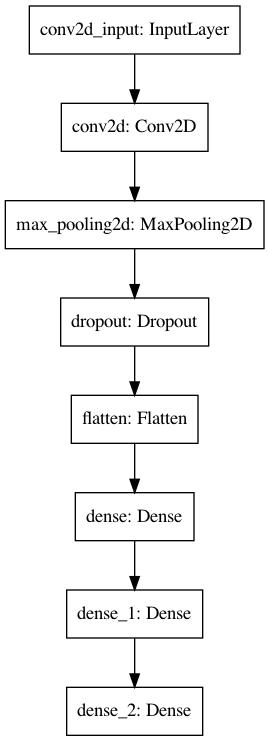

Write the Python code that produced this figure.
# -*- coding: utf-8 -*-
"""submission_3_shape_classification.ipynb

Automatically generated by Colaboratory.

Original file is located at
    https://colab.research.google.com/drive/1LSoRD8YMkh2OpzEsAcdRpxx_EdBJW7K3

# Welcome to Shape Classification

### Import all dependencies
"""

pip install pydot==1.3.0

pip install graphviz==0.10.1

import tensorflow as tf
import os
import zipfile
import matplotlib.image as mpimg
import matplotlib.pyplot as plt
from keras.utils import plot_model
from keras import callbacks
from keras.preprocessing import image
from tensorflow.keras.preprocessing.image import ImageDataGenerator

"""### Import Training data"""

DATASET_DIR = './shape-classification-dataset/shapes'

"""#### Check datasets from directory"""

os.listdir(DATASET_DIR)

"""#### Check total dataset"""

print('total circle images :', len(os.listdir(DATASET_DIR + '/circle')))
print('total square images :', len(os.listdir(DATASET_DIR + '/square')))
print('total star images :', len(os.listdir(DATASET_DIR + '/star')))
print('total triangle images :', len(os.listdir(DATASET_DIR + '/triangle')))

"""#### Example data from dataset"""

# Commented out IPython magic to ensure Python compatibility.
# %matplotlib inline
img = image.load_img(DATASET_DIR + '/circle/0.png')
imgplot = plt.imshow(img)

"""### Preprocessing

#### Image Augmentation (Rescaling and Splitting)
"""

train_dir = os.path.join(DATASET_DIR)
train_datagen = ImageDataGenerator(rescale=1./255,
    rotation_range=20,
    zoom_range=0.2,
    shear_range=0.2,
    fill_mode = 'nearest',
    validation_split=0.2) # set validation split

"""#### Generate for training and validation"""

train_generator = train_datagen.flow_from_directory(
    train_dir,
    target_size=(16, 16),
    batch_size=8,
    class_mode='categorical',
    subset='training') # set as training data
validation_generator = train_datagen.flow_from_directory(
    train_dir, # same directory as training data
    target_size=(16, 16),
    batch_size=16,
    class_mode='categorical',
    subset='validation')

"""### Create the model"""

model = tf.keras.models.Sequential([
    # Note the input shape is the desired size of the image 150x150 with 3 bytes color
    tf.keras.layers.Conv2D(4, (3,3), activation='relu', input_shape=(16, 16, 3)),
    tf.keras.layers.MaxPooling2D(2,2),
    tf.keras.layers.Dropout(0.4),  
    # Flatten the results to feed into a DNN
    tf.keras.layers.Flatten(), 
    # 512 neuron hidden layer
    tf.keras.layers.Dense(16, activation='relu'),
    tf.keras.layers.Dense(8, activation='relu'),
    # Give output of 4 labels
    tf.keras.layers.Dense(4, activation='softmax')  
])

"""##### Create the loss and optimizer function

1. Adam Optimizer => replacement optimization algorithm for stochastic gradient descent 
2. metrics to benchmark is accuracy
"""

model.compile(optimizer=tf.optimizers.Adam(),
              loss='categorical_crossentropy',
              metrics = ['accuracy'])

print(model.summary())

plot_model(model, to_file='submission_3_shape_classification.png')

"""### Create Callback"""

class myCallback(callbacks.Callback):
  def on_epoch_end(self, epoch, logs={}):
    if(logs.get('accuracy')>0.92):
      print("\nYour Accuracy >92%!")
      self.model.stop_training = True

callbacks = myCallback()

"""### Fit the model and Save the History"""

history = model.fit(train_generator,
                              validation_data=validation_generator,
                              epochs=50,
                              verbose=2,
                              callbacks=[callbacks])

"""### Plotting

#### Plot Model Loss
"""

plt.plot(history.history['loss'])
plt.plot(history.history['val_loss'])
plt.title('Loss Model')
plt.ylabel('loss')
plt.xlabel('epoch')
plt.legend(['train', 'test'], loc='upper left')
plt.show()

"""#### Plot Model Accuracy"""

plt.plot(history.history['accuracy'])
plt.plot(history.history['val_accuracy'])
plt.title('Akurasi Model')
plt.ylabel('accuracy')
plt.xlabel('epoch')
plt.legend(['train', 'test'], loc='upper left')
plt.show()

"""## Convert to Tensorflow Lite"""

converter = tf.lite.TFLiteConverter.from_keras_model(model)
tflite_model = converter.convert()

with tf.io.gfile.GFile('model.tflite', 'wb') as f:
  f.write(tflite_model)
